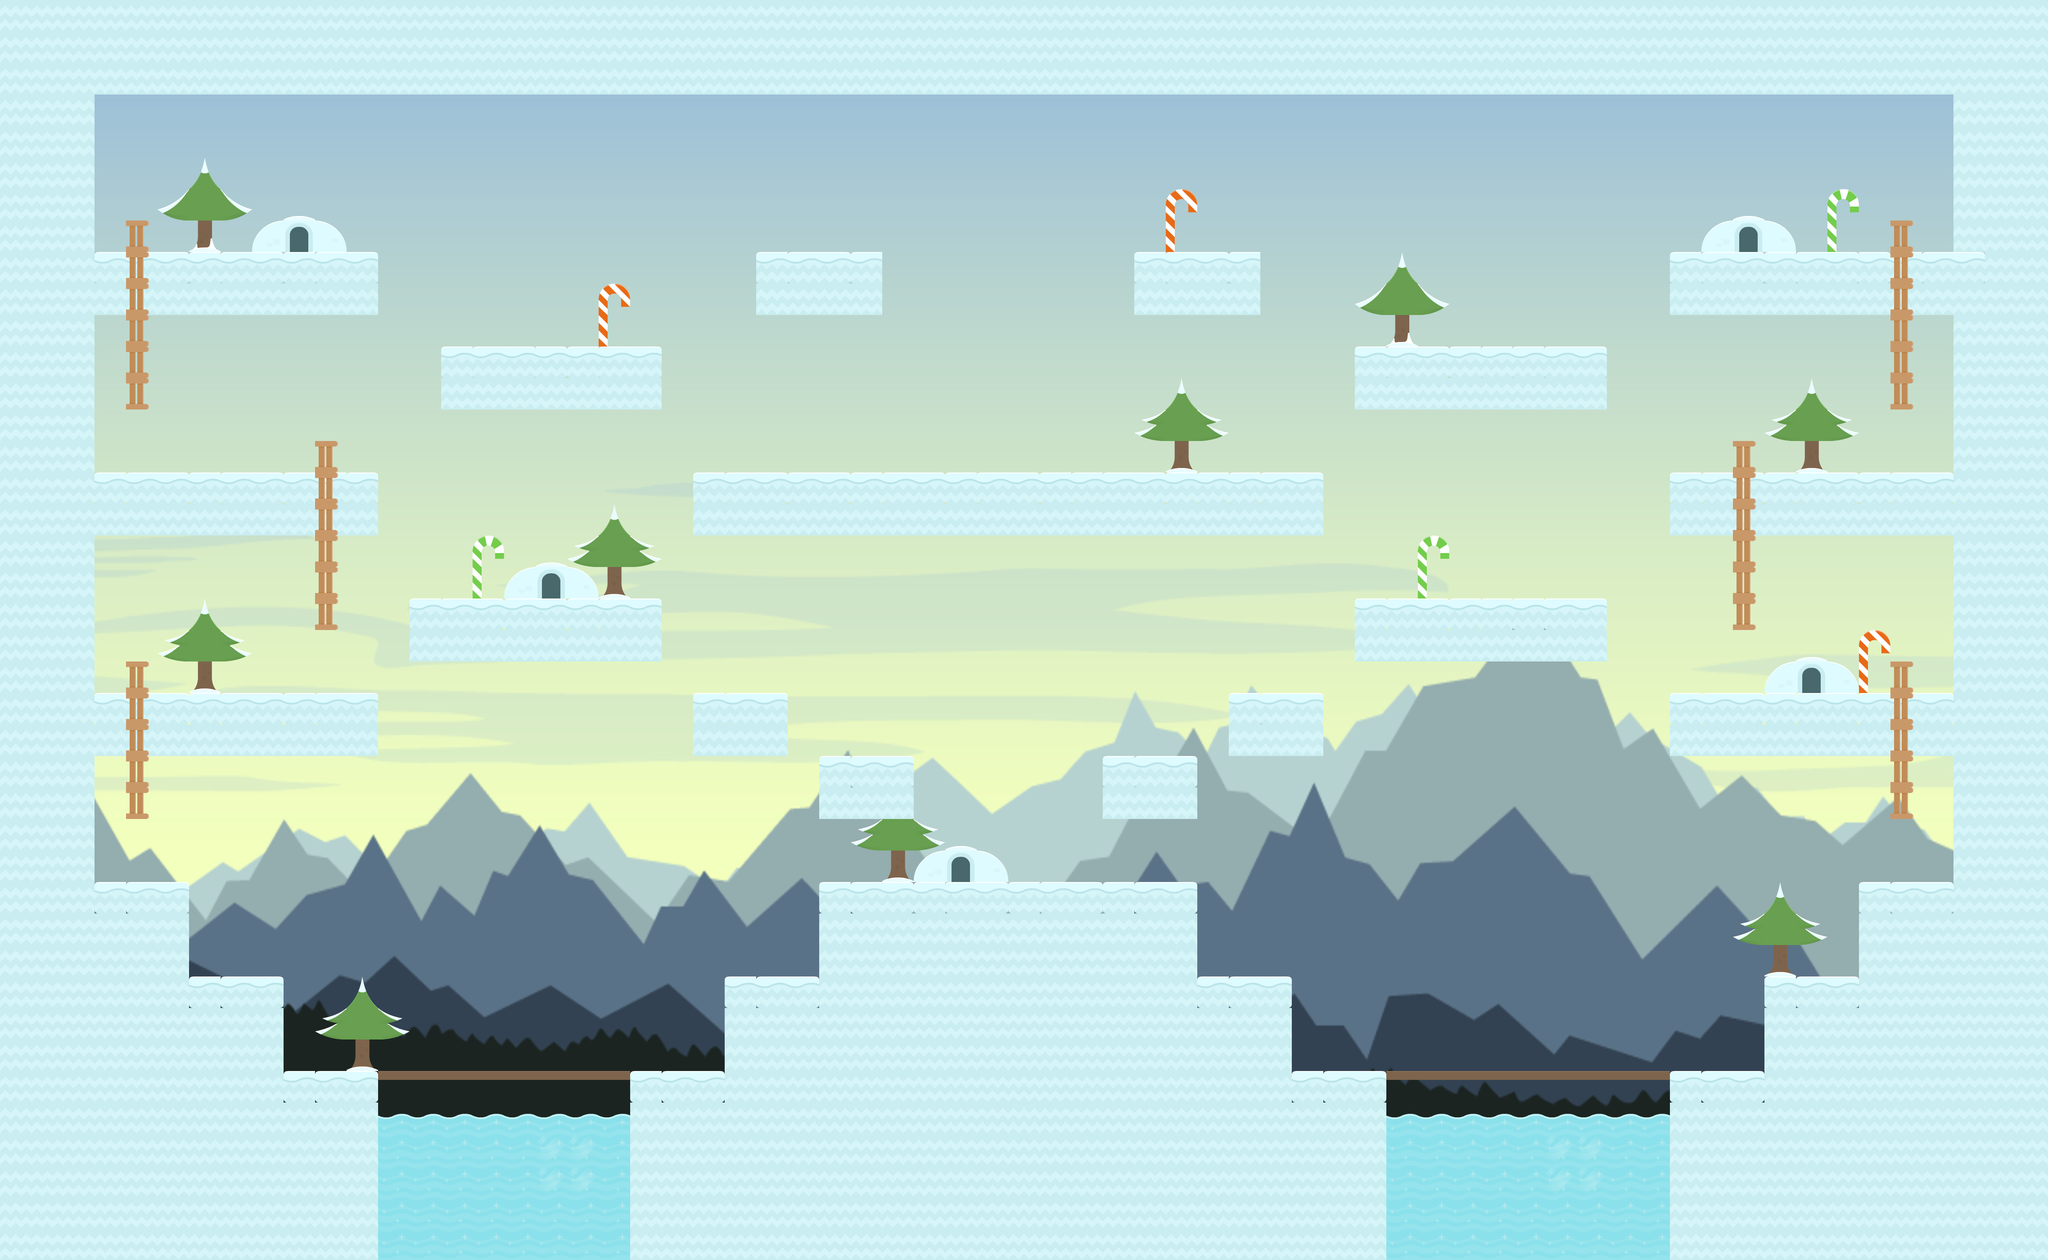

Tiled map render using the project's own tile images. Description and the map definition, with tile-layer contents summarised, below:
An orthogonal 65x40 tile map with 70x70 px tiles, 3 tile layers (Deco, Platform, Ladder), 1 image layer and 2 objects (Start, Start2).

<map version="1.0" tiledversion="1.0.3" orientation="orthogonal" renderorder="right-down" width="65" height="40" tilewidth="70" tileheight="70" nextobjectid="8">
 <tileset firstgid="1" source="final.tsx" />
 <imagelayer name="Background">
  <image source="background1.png" width="4550" height="2800" />
 </imagelayer>
 <objectgroup name="Entities">
  <object id="5" type="Start" gid="68" x="509" y="2031" width="70" height="70" />
  <object id="6" type="Start2" gid="68" x="4005" y="2003" width="70" height="70" />
 </objectgroup>
 <layer name="Deco" width="65" height="40">
  <data>[2600 cells, 65 non-empty, 12 distinct tile ids]</data>
 </layer>
 <layer name="Platform" width="65" height="40">
  <data>[2600 cells, 1165 non-empty, 8 distinct tile ids]</data>
 </layer>
 <layer name="Ladder" width="65" height="40">
  <data>[2600 cells, 46 non-empty, 5 distinct tile ids]</data>
 </layer>
</map>
